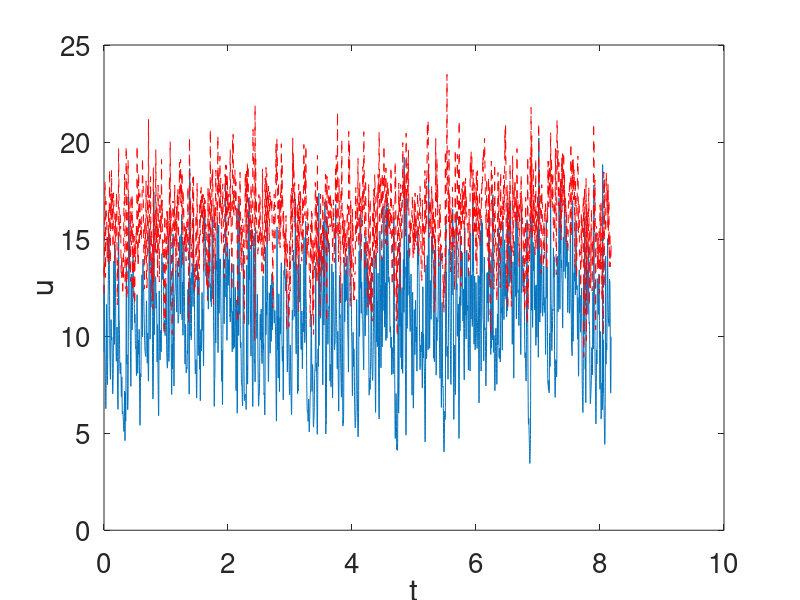

Write the MATLAB code that produced this figure.
close all
clear all
% ***** read u
load u_v_time_4nodes_re1000.dat
fil=u_v_time_4nodes_re1000;
u1=fil(:,1);
v1=fil(:,2);
u2=fil(:,3);
v2=fil(:,4);
u3=fil(:,5);
v3=fil(:,6);
u4=fil(:,7);
v4=fil(:,8);

% time step
dt=8.177E-04;
n=length(u1);
% compute time array
t=dt:dt:n*dt;

%%%%%%%%%%%%%%%% plotting section %%%%%%%%%%%%%%%%%%%%%%%%%%
% plot u
plot(t,u2)
hold
plot(t,u3,'r--')
xlabel('t','fontsize',[20])
ylabel('u','fontsize',[20])
handle=gca
set(handle,'fontsize',[20])
print u_time.ps -deps
%